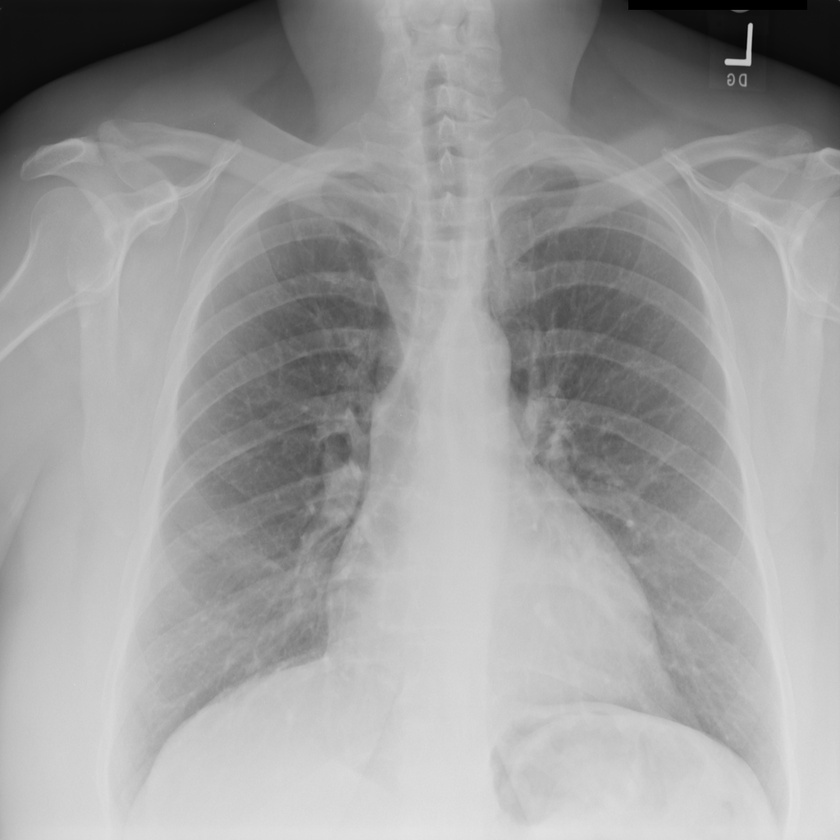
#> input picture Image_Enhancement_Histogram_Specification/images/lowcontrast.jpeg, 840 x 840 px, shrunk from 1024 x 1024 before the run, found by its file name
$ jupyter execute Image_Enhancement_Histogram_Specification.ipynb
#> lines starting #> are read from the running program, lines starting #| are printed output that depends on the picture
#> further down, original is the input picture: shape (840, 840); min 0, max 228, mean 157.6
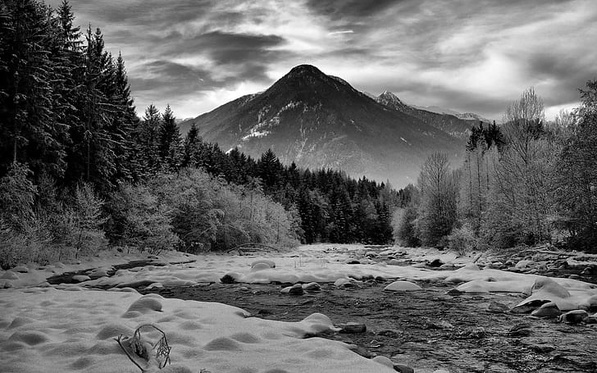
#> input picture Image_Enhancement_Histogram_Specification/images/highcontrast.jpeg, 597 x 373 px, shrunk from 728 x 455 before the run, found by its file name
#> further down, specified is the input picture: shape (373, 597); min 0, max 255, mean 101
### 1. Take a low contrast grayscale image(A), a high contrast grayscale image(B). Write a program to improve the contrast of A with the help of image B using histogram specification or matching. The prototype of the function is as below: Histogram_sp(input_Image, specified_Iage, no_of_bins); The function should return the enhanced image.

[cell 1]
import cv2
import numpy as np

def find_nearest_above(my_array, target):
  diff = my_array - target
  mask = np.ma.less_equal(diff, -1)
  # mask the negative differences
  if np.all(mask):
    c = np.abs(diff).argmin()
    return c
  masked_diff = np.ma.masked_array(diff, mask)
  return masked_diff.argmin()
def hist_match(original, specified):
  oldshape = original.shape
#> oldshape = (840, 840)
  original = original.ravel()
  specified = specified.ravel()
  # get the set of unique pixel values and their corresponding indices and counts
  s_values, bin_idx, s_counts = np.unique(original, return_inverse=True,return_counts=True)
#> s_values = 229 values from 0 to 228; s_counts = 229 values, max 8192 at index 197, min 3 at index 228, mean 3081.2
  t_values, t_counts = np.unique(specified, return_counts=True)
#> t_values = 256 values from 0 to 255; t_counts = 256 values, max 2674 at index 0, min 52 at index 250, mean 869.8
  # Calculate s_k for original image
  s_quantiles = np.cumsum(s_counts).astype(np.float64)
#> s_quantiles = 229 values from 1566 to 705600
  s_quantiles /= s_quantiles[-1]
#> s_quantiles = 229 values from 0.00222 to 1
  # Calculate s_k for specified image
  t_quantiles = np.cumsum(t_counts).astype(np.float64)
#> t_quantiles = 256 values from 2674 to 222681
  t_quantiles /= t_quantiles[-1]
#> t_quantiles = 256 values from 0.012 to 1
  # Round the values
  sour = np.around(s_quantiles*255)
#> sour = 229 values from 1 to 255
  temp = np.around(t_quantiles*255)
#> temp = 256 values from 3 to 255
  # Map the rounded values
  b=[]
  for data in sour[:]:
    b.append(find_nearest_above(temp,data))
#> this loop made 229 passes
#> data on passes 3 to 5: 1, 1, 1
#> after the loop, b = 229 values from 0 to 249
  b= np.array(b,dtype='uint8')
  return b[bin_idx].reshape(oldshape)
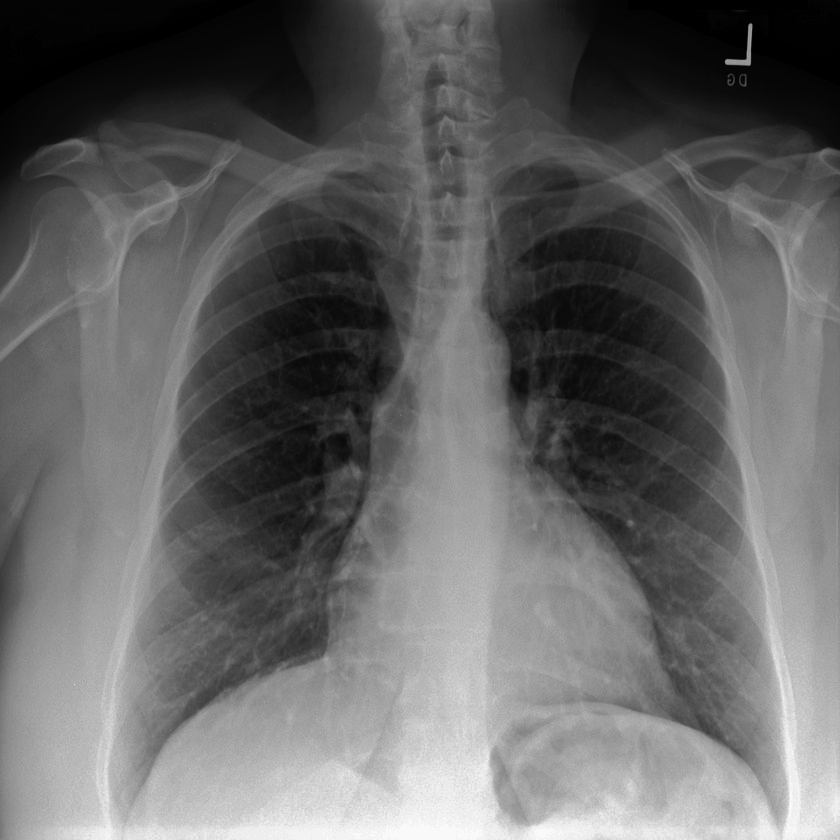
#> returned value: shape (840, 840); min 0, max 249, mean 101.4

# Load the images in grAyscale
original = cv2.imread('/content/images/lowcontrast.jpeg',0)
specified = cv2.imread('/content/images/highcontrast.jpeg',0)
# perform Histogram Specification/Matching
a = hist_match(original, specified)
# Display the output image
cv2.imwrite('/content/images/result.jpg',np.array(a,dtype='uint8'))
#> Out = True
